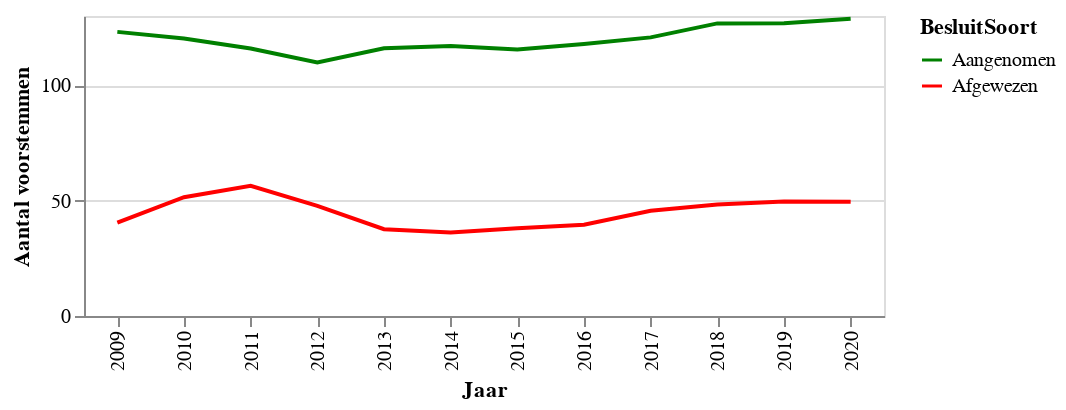

Here is the notebook cell this chart was saved with:
### Code cell
data = df.groupby(['Jaar', 'BesluitSoort']).agg(Aantal=('Voor', 'mean')).reset_index()
data = data.replace({0: 'Afgewezen', 1: 'Aangenomen'})

# source = source.melt('index',var_name='Stem', value_name='Gemiddeld aantal voorstemmen')
# source['index'] += 2008
chart = alt.Chart(data,width=400,height = 150).mark_line().encode(
    x=alt.X('Jaar:N', axis=alt.Axis(title='Jaar')),
    y='Aantal:Q',
    color=alt.Color('BesluitSoort:N',
                scale=alt.Scale(
        domain=['Aangenomen','Afgewezen'],
        range=['green', 'red']))

)
chart.encoding.y.title = 'Aantal voorstemmen'
chart

### Figure 1 — Vega-Lite specification as saved in the notebook (floating-point values rounded to 4 significant figures)
{"config": {"view": {"continuousWidth": 400, "continuousHeight": 300}}, "data": {"name": "data-2b37cdb0be5c4026849b40e898af1e1c"}, "mark": "line", "encoding": {"color": {"type": "nominal", "field": "BesluitSoort", "scale": {"domain": ["Aangenomen", "Afgewezen"], "range": ["green", "red"]}}, "x": {"type": "nominal", "axis": {"title": "Jaar"}, "field": "Jaar"}, "y": {"type": "quantitative", "field": "Aantal", "title": "Aantal voorstemmen"}}, "height": 150, "width": 400, "$schema": "https://vega.github.io/schema/vega-lite/v4.0.2.json", "datasets": {"data-2b37cdb0be5c4026849b40e898af1e1c": [{"Jaar": 2009, "BesluitSoort": "Afgewezen", "Aantal": 40.43}, {"Jaar": 2009, "BesluitSoort": "Aangenomen", "Aantal": 123.1}, {"Jaar": 2010, "BesluitSoort": "Afgewezen", "Aantal": 51.47}, {"Jaar": 2010, "BesluitSoort": "Aangenomen", "Aantal": 120.3}, {"Jaar": 2011, "BesluitSoort": "Afgewezen", "Aantal": 56.39}, {"Jaar": 2011, "BesluitSoort": "Aangenomen", "Aantal": 115.9}, {"Jaar": 2012, "BesluitSoort": "Afgewezen", "Aantal": 47.69}, {"Jaar": 2012, "BesluitSoort": "Aangenomen", "Aantal": 109.9}, {"Jaar": 2013, "BesluitSoort": "Afgewezen", "Aantal": 37.63}, {"Jaar": 2013, "BesluitSoort": "Aangenomen", "Aantal": 116.0}, {"Jaar": 2014, "BesluitSoort": "Afgewezen", "Aantal": 36.23}, {"Jaar": 2014, "BesluitSoort": "Aangenomen", "Aantal": 117.0}, {"Jaar": 2015, "BesluitSoort": "Afgewezen", "Aantal": 38.0}, {"Jaar": 2015, "BesluitSoort": "Aangenomen", "Aantal": 115.4}, {"Jaar": 2016, "BesluitSoort": "Afgewezen", "Aantal": 39.58}, {"Jaar": 2016, "BesluitSoort": "Aangenomen", "Aantal": 117.8}, {"Jaar": 2017, "BesluitSoort": "Afgewezen", "Aantal": 45.58}, {"Jaar": 2017, "BesluitSoort": "Aangenomen", "Aantal": 120.7}, {"Jaar": 2018, "BesluitSoort": "Afgewezen", "Aantal": 48.3}, {"Jaar": 2018, "BesluitSoort": "Aangenomen", "Aantal": 126.8}, {"Jaar": 2019, "BesluitSoort": "Afgewezen", "Aantal": 49.66}, {"Jaar": 2019, "BesluitSoort": "Aangenomen", "Aantal": 126.8}, {"Jaar": 2020, "BesluitSoort": "Afgewezen", "Aantal": 49.51}, {"Jaar": 2020, "BesluitSoort": "Aangenomen", "Aantal": 128.8}]}}
